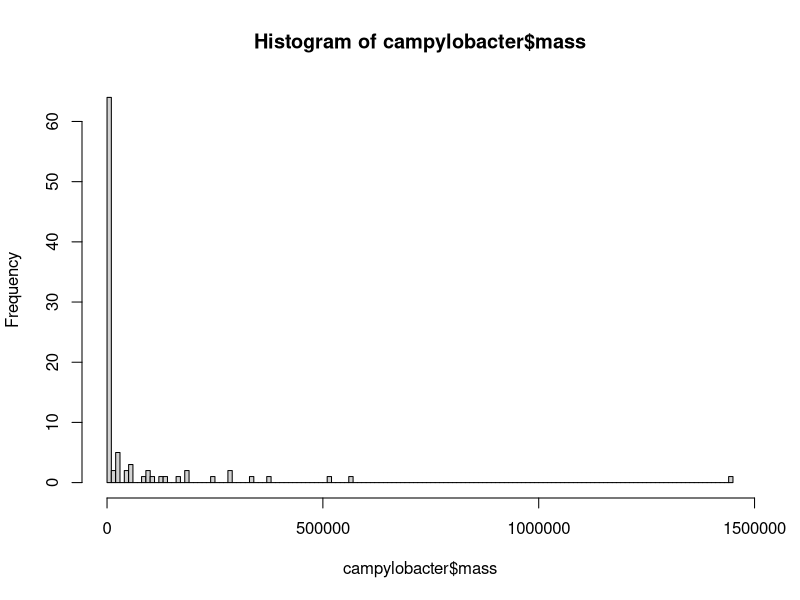

Generate this figure with R: (Note: this script raises an error after producing the figure.)
rm(list=ls()) # clears workspace


#loads necessary packages
library(tidyverse)
library(reshape2)
library(tidyr)

campylobacter <- read.csv("campylobacterreview_data.csv") #reads csv file from my meta-analysis data into workspace
head(campylobacter) #first 6 rows
hist(campylobacter$mass, breaks=150) #histogram of weights

unique(campylobacter$cjejuni) #unique values for cjejuni variable (0=absence, 1=presence, NA=no data)
unique(campylobacter$family) #unique values for family variable
str (campylobacter$mass) #structure of the mass variable (numeric, continuous)

campylobacter$cjejuni <- as.factor(campylobacter$cjejuni) #force cjejuni variable into a factor
str(Campylobacter$cjejuni) #structure of cjejuni variable

campylobacter$ccoli <- as.factor(campylobacter$ccoli) #force ccoli variable into a factor
str(Campylobacter$ccoli) #structure of ccoli variable

campylobacter$campy <- as.factor(campylobacter$campylobacter) #force campylobacter variable into a factor
str(Campylobacter$campylobacter) #structure of campylobacter variable

view(campylobacter) #pulls up Campylobacter table

#group by campylobacter and mean mass (in grams)
campylobacter %>%
  group_by(campy) %>%
  summarise(mean.mass=mean(mass, na.rm=TRUE))

#group by cjejuni and mean mass (in grams)
campylobacter %>%
  group_by(cjejuni) %>%
  summarise(mean.mass=mean(mass, na.rm=TRUE))

#group by trophic and mean mass (in grams)
campylobacter %>%
  group_by(trophic) %>%
  summarise(mean.mass=mean(mass, na.rm=TRUE))

#adds a new column mean.mass.campy to a new tibble, groups mean mass by campy infection status
campylobacter_mutated = campylobacter %>%
  group_by(campy) %>%
  mutate(mean.mass.campy=mean(mass, na.rm=TRUE))

#first 6 rows
head(campylobacter_mutated)
view(campylobacter_mutated)

#creates a new variable in the campylobacter_mutated dataframe, difference (different between species mass and average mass for campy infection status)
campylobacter_mutated$difference <- (campylobacter_mutated$mass - campylobacter_mutated$mean.mass.campy)





